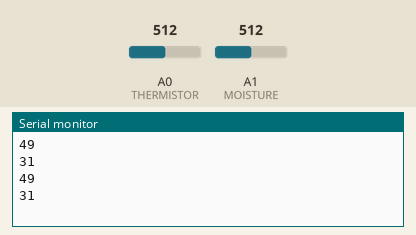
Bench run of a sketch on a simulated Arduino Uno, built with avr-gcc and run on an emulated ATmega328P. Parts: the last lines printed to the serial monitor. The test bench sets the inputs (shaded band); at power-on: A0 (THERMISTOR) = 512, A1 (MOISTURE) = 512.

Above: at 2.8 s.
2.9 s: A0 (THERMISTOR) set to 716
At 5.2 s:
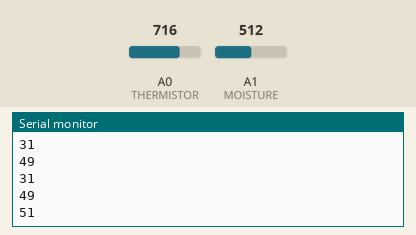
5.6 s: A1 (MOISTURE) set to 716
At 6.9 s:
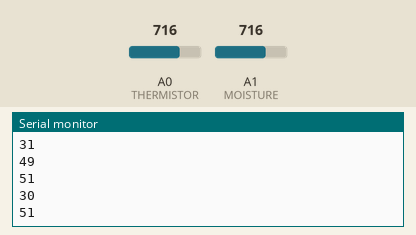
8.3 s: A0 (THERMISTOR) set to 900
At 10.8 s:
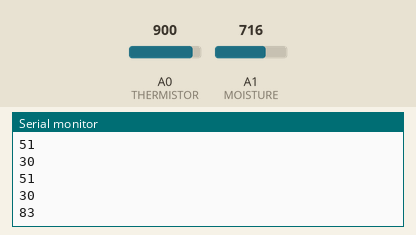
11.0 s: A1 (MOISTURE) set to 900
At 12.7 s:
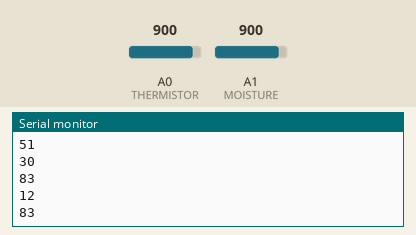
Timing chart, 0 to 14.2 s (numbered marks = the images above; inputs shaded):
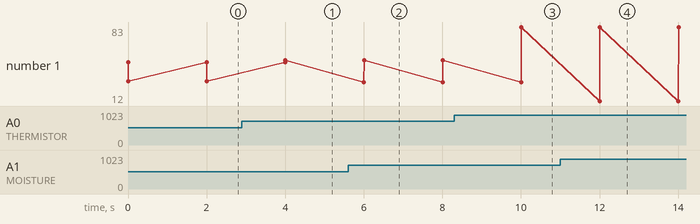

The sketch:

Arduino_Code.ino
```cpp
#include<math.h>
#define THERMISTOR A0  //thermistor @ A0
#define MOISTURE A1  //moisture sensor @ A1

double getTemperature(int thermistorReading) {
 /*** returns calculated Celcius temperature ***/
 //Steinhard-Hart equation from source: https://www.ametherm.com/thermistor/ntc-thermistors-steinhart-and-hart-equation
 double temp = log(10000.0 * (( 1023.0 / thermistorReading - 1)));
 temp = 1 / (0.001129148 + (0.000234125 + (0.0000000876741 * temp * temp )) * temp );

 //subtract 273.15 to convert from Kelvin to Celcius
 temp = temp - 273.15;

 //calibrated with cold and hot temperatures, constant gap of ~ 6 degrees
 temp += 6;
 return temp;
}

double getMoisture(int moistureReading) {
  /*** returns moisture %, where moistureReading ranges from 0 (underwater) to 1023 (bone dry) ***/
  double moisture = 100.0 - (100.0 * (moistureReading / 1023.0));
  return moisture;
}

void setup(void) {
  Serial.begin(9600);
}

void loop(void) {
  Serial.println(int(getMoisture(analogRead(MOISTURE))));
  Serial.println(int(getTemperature(analogRead(THERMISTOR))));
  delay(2000);
}
```

Measured:
- after the input at 2.9 s, the serial monitor: prints a new line after 1.1 s (image 1)
- after the input at 5.6 s, the serial monitor: prints a new line after 0.40 s (image 2)
- after the input at 8.3 s, the serial monitor: prints a new line after 1.7 s (image 3)
- after the input at 11.0 s, the serial monitor: prints a new line after 1.0 s (image 4)
- plotted number 1: 31 → 51 after the input at 2.9 s, 51 → 83 after the input at 8.3 s
